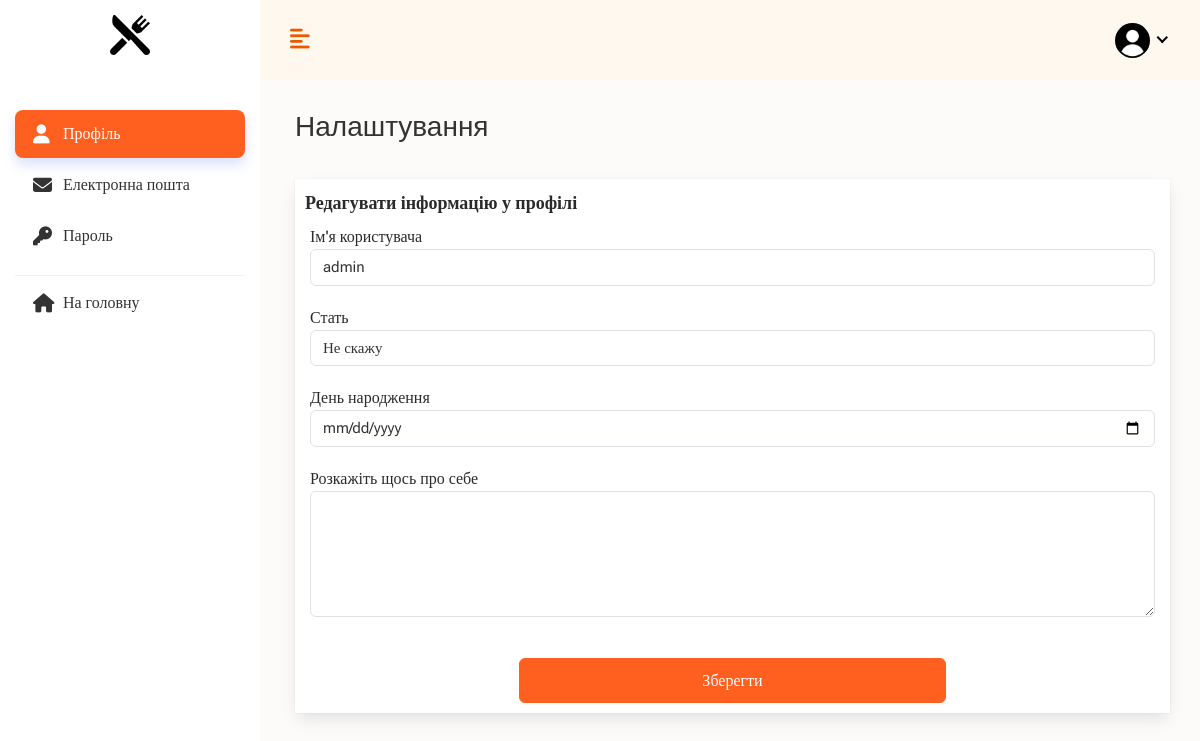
/profile/1/edit-profile (signed in), run on an earlier commit of the app's database.
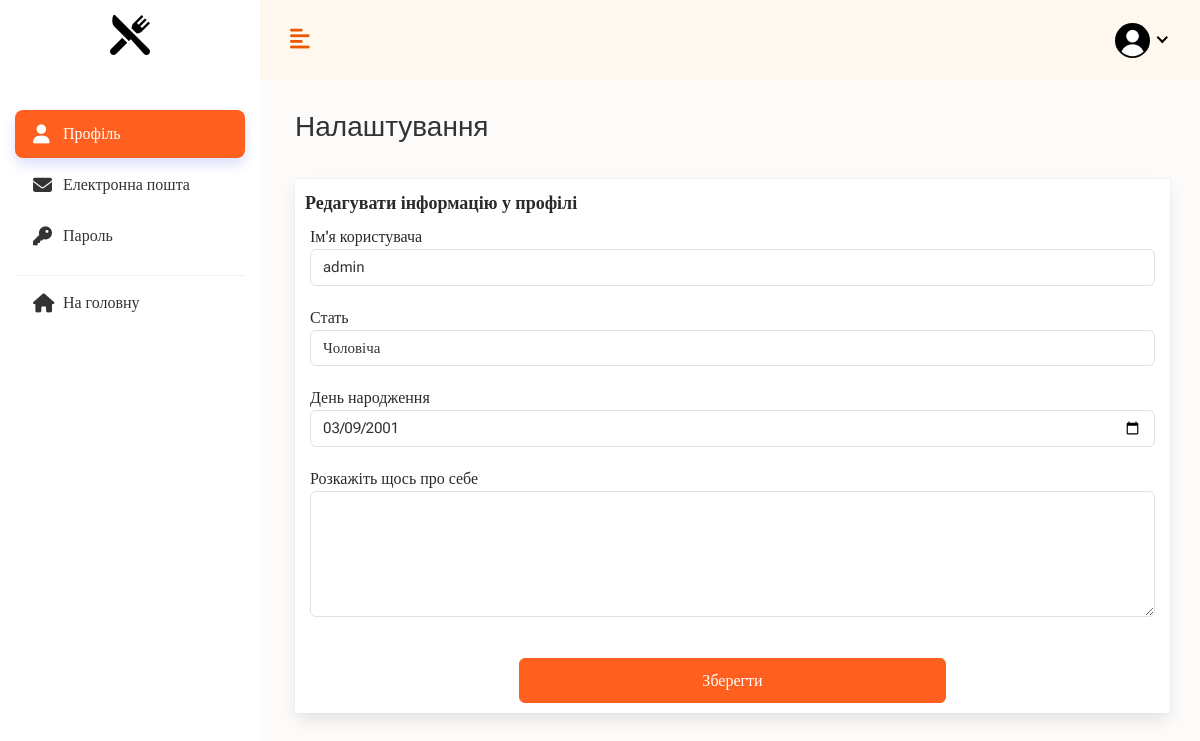
And on a later commit of the database.
### users/models.py (models this page shows, shortened)
class Profile(models.Model):
    user = models.OneToOneField(settings.AUTH_USER_MODEL, verbose_name='Користувач', on_delete=models.CASCADE)
    gender = models.CharField('Стать',
        max_length=2,
        choices=[
        ('n', 'Не скажу'),
        ('m', 'Чоловіча'),
        ('f', 'Жіноча'),
        ],
        default='n',
    )
    birth_date = models.DateField('Дата народження', null=True, blank=True)
    bio = models.TextField('Про Вас', max_length=512, null=True, blank=True)
    class Meta:
        db_table = 'Profiles'
        verbose_name = 'Профіль'
        verbose_name_plural = 'Профілі'

### users/views.py (the view, shortened to what this page needs)
# urls.py: path('profile/<int:pk>/edit-profile', views.EditProfileView.as_view(), name='edit_profile'),
class EditProfileView(LoginRequiredMixin, View):
    def get(self, request, pk, *args, **kwargs):
        username_form = EditUsernameForm(instance=request.user)
        profile_form = EditProfileForm(instance=request.user.profile)
        return render(request, 'users/edit_profile.html', {'username_form': username_form, 'profile_form': profile_form})

### users/forms.py
class EditUsernameForm(forms.ModelForm):
    username = forms.CharField(label='Ім\'я користувача', widget=forms.TextInput(attrs={'class': 'form-control'}))
    class Meta:
        model = get_user_model()
        fields = ('username', )

class EditProfileForm(forms.ModelForm):
    gender_choices=[
        ('n', 'Не скажу'),
        ('m', 'Чоловіча'),
        ('f', 'Жіноча'),
    ]
    gender = forms.ChoiceField(label='Стать', choices=gender_choices, widget=forms.Select(attrs={'class': 'form-control'}))
    birth_date = forms.DateField(required=False, label='День народження', widget=forms.DateInput(format=('%Y-%m-%d'), attrs={'type': 'date', 'class': 'form-control'}))
    bio = forms.CharField(required=False, label='Розкажіть щось про себе', widget=forms.Textarea(attrs={'class': 'form-control', 'rows': '5'}))
    class Meta:
        model = Profile
        fields = ('gender', 'birth_date', 'bio')

### templates/users/edit_profile.html (shortened to what this page needs)
{% load static %}
<!DOCTYPE html>
<html lang="uk">
<head>
	<link rel="stylesheet" href="https://cdnjs.cloudflare.com/ajax/libs/bootstrap/5.3.0/css/bootstrap.min.css" />
	<link rel="stylesheet" href="https://cdnjs.cloudflare.com/ajax/libs/font-awesome/6.4.0/css/all.min.css" />
	<link rel="stylesheet" href="{% static 'users/css/user_settings_pages.css' %}">
</head>
<body>
	<div class="main-wrapper">
		<div class="header">
			<div class="header-left">
				<a href="{% url 'home' %}" class="logo nav-link">
					<img src="{% static 'users/images/favicon.webp' %}" width="40" height="40" alt="Logo">
					<span class="logoclass">Smachno<span class="exclamation">!</span></span>
				</a>
			</div>
			<a href="#" class="nav-link" id="toggle_btn">
				<i class="fa-solid fa-align-left fa-xs"></i>
			</a>
			<ul class="nav user-menu">
				<li class="nav-item dropdown has-arrow">
					<a href="#" class="dropdown-toggle nav-link" data-bs-toggle="dropdown" aria-expanded="false"><span class="user-img">
						<img src="{% static 'users/images/no_user_img.webp' %}" class="rounded-circle" width="35" alt="User Image">
					</span></a>
				</li>
			</ul>
		</div>
		<div class="sidebar" id="sidebar">
			<div class="sidebar-inner">
				<div id="sidebar-menu" class="sidebar-menu">
					<ul>
						<li class="active">
							<a href="{% url 'edit_profile' user.id %}" class="nav-link">
								<i class="fa-solid fa-user"></i><span>Профіль</span>
							</a>
						</li>
						<li>
							<a href="{% url 'edit_email' user.id %}" class="nav-link">
								<i class="fa-solid fa-envelope"></i><span>Електронна пошта</span>
							</a>
						</li>
						<li>
							<a href="{% url 'change_password' user.id %}" class="nav-link">
								<i class="fa-solid fa-key"></i><span>Пароль</span>
							</a>
						</li>
						<li class="list-divider"></li>
						<li>
							<a href="{% url 'home' %}" class="nav-link">
								<i class="fa-solid fa-house"></i><span>На головну</span>
							</a>
						</li>
					</ul>
				</div>
			</div>
		</div>
		<div class="page-wrapper">
			<div class="content container-fluid">
				<div class="page-header">
					<div class="row align-items-center">
						<div class="col">
							<h3 class="page-title mt-5">Налаштування</h3>
						</div>
					</div>
				</div>
				<div class="box inform_css">
					<p class="card-title title_menu">Редагувати інформацію у профілі</p>
					<div class="row">
						<form method="POST">
							<div class="col-lg-12">
								<div class="row formtype">
									{% for f in username_form %}
									<div class="mb-0">
										<div class="form-group">
											<label>{{ f.label }}</label>
											{{ f }}
										</div>
									</div>
									{% endfor %}
									{% for f in profile_form %}
									<div class="mb-0">
										<div class="form-group">
											<label>{{ f.label }}</label>
											{{ f }}
										</div>
									</div>
									{% endfor %}
								</div>
							</div>
							<div class="d-grid gap-2 col-6 mx-auto">
								<button type="submit" class="btn btn-primary buttonedit mt-3">Зберегти</button>
							</div>
						</form>
					</div>
				</div>
			</div>
		</div>
	</div>
</body>
</html>

What changed in the data, as far as the page shows it:
changed Profile: gender "Не скажу" → "Чоловіча"; birth_date (not shown) → "03/09/2001"
